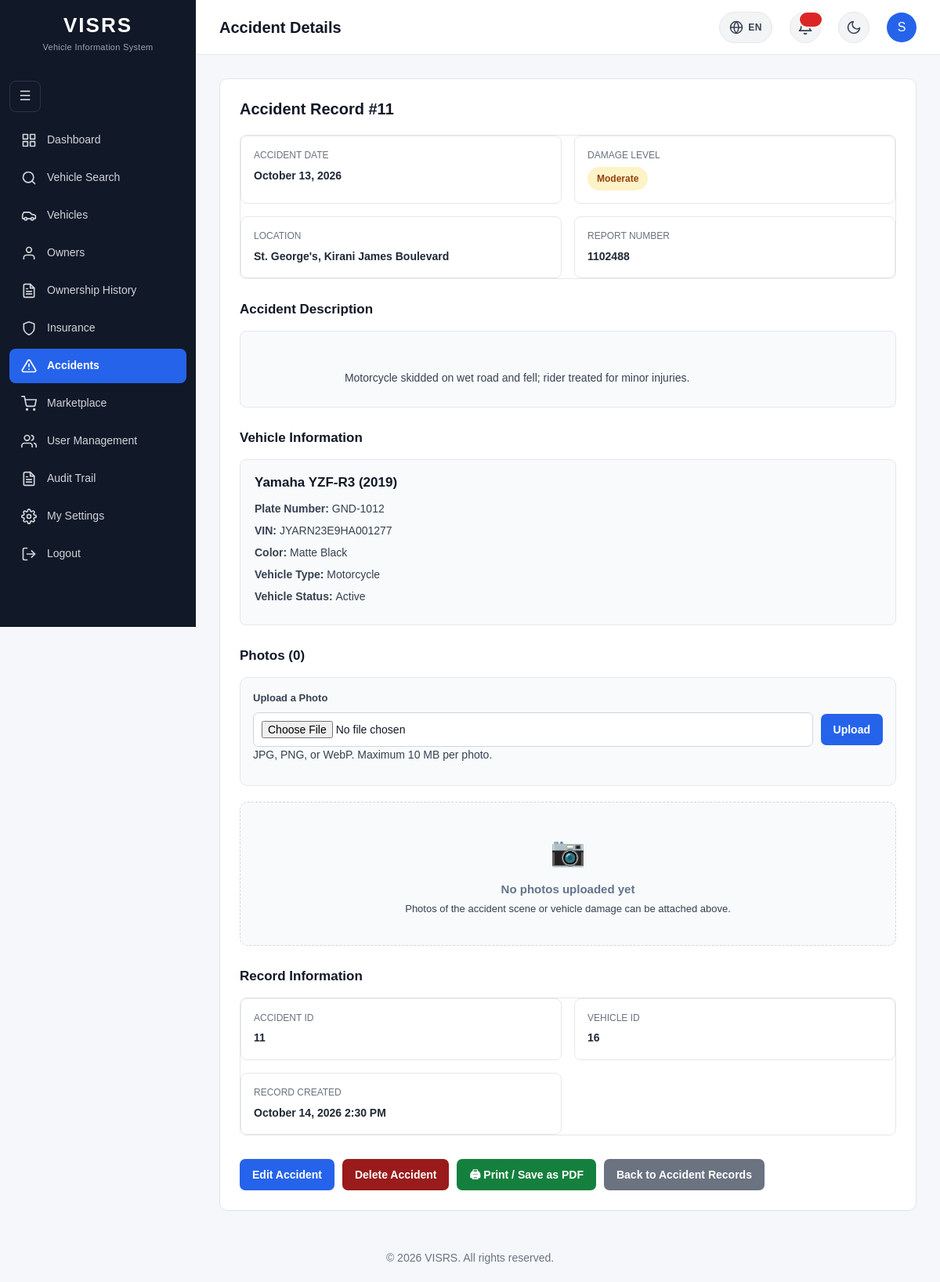
/accidents/view.php?id=11 (signed in), run on the app's committed database.
### tables this page shows
CREATE TABLE `accidents` (
  `AccidentID` int(11) NOT NULL,
  `VehicleID` int(11) NOT NULL,
  `AccidentDate` date NOT NULL,
  `Location` varchar(255) DEFAULT NULL,
  `Description` text DEFAULT NULL,
  `DamageLevel` enum('Minor','Moderate','Major','Severe') NOT NULL DEFAULT 'Minor',
  `ReportNumber` varchar(100) DEFAULT NULL,
  `CreatedAt` timestamp NOT NULL DEFAULT current_timestamp()
);

CREATE TABLE `vehicles` (
  `VehicleID` int(11) NOT NULL,
  `PlateNumber` varchar(20) NOT NULL,
  `VIN` varchar(50) NOT NULL,
  `OwnerID` int(11) NOT NULL,
  `SellerID` int(11) DEFAULT NULL,
  `Make` varchar(100) NOT NULL,
  `Model` varchar(100) NOT NULL,
  `VehicleYear` year(4) NOT NULL,
  `Mileage` int(10) UNSIGNED DEFAULT NULL,
  `LastServiceDate` date DEFAULT NULL,
  `OilChangeIntervalKm` int(10) UNSIGNED DEFAULT NULL,
  `LastOilChangeDate` date DEFAULT NULL,
  `LastOilChangeMileage` int(10) UNSIGNED DEFAULT NULL,
  `Color` varchar(50) DEFAULT NULL,
  `VehicleType` varchar(50) DEFAULT NULL,
  `EngineNumber` varchar(100) DEFAULT NULL,
  `RegistrationDate` date DEFAULT NULL,
  `Status` enum('Active','Inactive','Stolen','Sold') NOT NULL DEFAULT 'Active',
  `CreatedAt` timestamp NOT NULL DEFAULT current_timestamp()
);

### accidents/view.php (the view, shortened to what this page needs)
<?php
require_once "../includes/database.php";
$accidentID = (int) ($_GET["id"] ?? 0);
$stmt = $pdo->prepare("
    SELECT
        a.AccidentID,
        a.VehicleID,
        a.AccidentDate,
        a.Location,
        a.Description,
        a.DamageLevel,
        a.ReportNumber,
        a.CreatedAt,
        v.PlateNumber,
        v.VIN,
        v.Make,
        v.Model,
        v.VehicleYear,
        v.Color,
        v.VehicleType,
        v.EngineNumber,
        v.RegistrationDate,
        v.Status AS VehicleStatus,
        o.UserID AS OwnerUserID
    FROM accidents a
    INNER JOIN vehicles v
        ON a.VehicleID = v.VehicleID
    INNER JOIN owners o
        ON v.OwnerID = o.OwnerID
    WHERE a.AccidentID = ?
");
$stmt->execute([
    $accidentID
]);
$accident = $stmt->fetch();
    ?>
    <?php
$photoStmt = $pdo->prepare("
    SELECT
        p.PhotoID,
        p.OriginalName,
        p.StoredName,
        p.MimeType,
        p.FileSize,
        p.CreatedAt,
        u.FirstName,
        u.LastName
    FROM accident_photos p
    LEFT JOIN users u ON p.UploadedBy = u.UserID
    WHERE p.AccidentID = ?
    ORDER BY p.CreatedAt DESC
");
$photoStmt->execute([$accidentID]);
$accidentPhotos = $photoStmt->fetchAll();
$formattedAccidentDate = date(
    "F j, Y",
    strtotime($accident["AccidentDate"])
);
$formattedCreatedAt = date(
    "F j, Y g:i A",
    strtotime($accident["CreatedAt"])
);
$canManageAccidents = in_array(
    $_SESSION["Role"] ?? "",
    ["Admin", "Police"],
    true
);
$damageClass = match (
    $accident["DamageLevel"]
) {
    "Minor" =>
        "damage-minor",
    "Moderate" =>
        "damage-moderate",
    "Major" =>
        "damage-major",
    "Severe" =>
        "damage-severe",
    default =>
        ""
};
require_once "../includes/head.php";
?>
<body>
<div class="layout">
    <?php require_once "../includes/sidebar.php"; ?>
    <main class="main-content">
        <?php include __DIR__ . "/../includes/header.php"; ?>
        <div class="content">
            <div class="card">
                <h2>
                    Accident Record #<?= (int) $accident["AccidentID"] ?>
                </h2>
                <div class="detail-grid">
                    <div class="detail-box">
                        <span class="detail-label">
                            Accident Date
                        </span>
                        <span class="detail-value">
                            <?= htmlspecialchars(
                                $formattedAccidentDate
                            ) ?>
                        </span>
                    </div>
                    <div class="detail-box">
                        <span class="detail-label">
                            Damage Level
                        </span>
                        <span
                            class="damage-badge <?= htmlspecialchars(
                                $damageClass
                            ) ?>"
                        >
                            <?= htmlspecialchars(
                                $accident["DamageLevel"]
                            ) ?>
                        </span>
                    </div>
                    <div class="detail-box">
                        <span class="detail-label">
                            Location
                        </span>
                        <span class="detail-value">
                            <?= $accident["Location"]
                                ? htmlspecialchars(
                                    $accident["Location"]
                                )
                                : "Not specified"
                            ?>
                        </span>
                    </div>
                    <div class="detail-box">
                        <span class="detail-label">
                            Report Number
                        </span>
                        <span class="detail-value">
                            <?= $accident["ReportNumber"]
                                ? htmlspecialchars(
                                    $accident["ReportNumber"]
                                )
                                : "Not specified"
                            ?>
                        </span>
                    </div>
                </div>
                <div class="detail-section">
                    <h3>
                        Accident Description
                    </h3>
                    <div class="description-box">
                        <p>
                            <?= $accident["Description"]
                                ? htmlspecialchars(
                                    $accident["Description"]
                                )
                                : "No description was provided for this accident."
                            ?>
                        </p>
                    </div>
                </div>
                <div class="detail-section">
                    <h3>
                        Vehicle Information
                    </h3>
                    <div class="vehicle-summary">
                        <h3>
                            <?= htmlspecialchars(
                                $accident["Make"]
                            ) ?>
                            <?= htmlspecialchars(
                                $accident["Model"]
                            ) ?>
                            (<?= htmlspecialchars(
                                $accident["VehicleYear"]
                            ) ?>)
                        </h3>
                        <p>
                            <strong>
                                Plate Number:
                            </strong>
                            <?= htmlspecialchars(
                                $accident["PlateNumber"]
                            ) ?>
                        </p>
                        <p>
                            <strong>
                                VIN:
                            </strong>
                            <?= htmlspecialchars(
                                $accident["VIN"]
                            ) ?>
                        </p>
                        <p>
                            <strong>
                                Color:
                            </strong>
                            <?= $accident["Color"]
                                ? htmlspecialchars(
                                    $accident["Color"]
                                )
                                : "Not specified"
                            ?>
                        </p>
                        <p>
                            <strong>
                                Vehicle Type:
                            </strong>
                            <?= $accident["VehicleType"]
                                ? htmlspecialchars(
                                    $accident["VehicleType"]
                                )
                                : "Not specified"
                            ?>
                        </p>
                        <p>
                            <strong>
                                Vehicle Status:
                            </strong>
                            <?= htmlspecialchars(
                                $accident["VehicleStatus"]
                            ) ?>
                        </p>
                    </div>
                </div>
                <div class="detail-section">
                    <h3>
                        Photos (<?= count($accidentPhotos) ?>)
                    </h3>
                    <?php if ($canManageAccidents): ?>
                        <form
                            method="POST"
                            action="photos_upload.php"
                            enctype="multipart/form-data"
                            class="photo-upload-form"
                        >
                            <label for="photo">
                                Upload a Photo
                            </label>
                            <div class="photo-upload-row">
                                <input
                                    type="file"
                                    id="photo"
                                    name="photo"
                                    accept="image/jpeg,image/png,image/webp"
                                    required
                                >
                                <button
                                    type="submit"
                                    class="button"
                                >
                                    Upload
                                </button>
                            </div>
                            <p class="photo-upload-hint">
                                JPG, PNG, or WebP. Maximum 10 MB per photo.
                            </p>
                        </form>
                    <?php endif; ?>
                    <?php if (empty($accidentPhotos)): ?>
                        <div class="photo-empty">
                            <div class="photo-empty-icon">
                                📷
                            </div>
                            <strong style="display:block; margin-bottom:4px;">
                                No photos uploaded yet
                            </strong>
                            <p style="margin:0; font-size:13px;">
                                Photos of the accident scene or vehicle
                                damage can be attached above.
                            </p>
                        </div>
                    <?php endif; ?>
                </div>
                <div class="detail-section">
                    <h3>
                        Record Information
                    </h3>
                    <div class="detail-grid">
                        <div class="detail-box">
                            <span class="detail-label">
                                Accident ID
                            </span>
                            <span class="detail-value">
                                <?= (int) $accident["AccidentID"] ?>
                            </span>
                        </div>
                        <div class="detail-box">
                            <span class="detail-label">
                                Vehicle ID
                            </span>
                            <span class="detail-value">
                                <?= (int) $accident["VehicleID"] ?>
                            </span>
                        </div>
                        <div class="detail-box">
                            <span class="detail-label">
                                Record Created
                            </span>
                            <span class="detail-value">
                                <?= htmlspecialchars(
                                    $formattedCreatedAt
                                ) ?>
                            </span>
                        </div>
                    </div>
                </div>
                <div class="page-actions">
                    <?php if ($canManageAccidents): ?>
                        <a
                            href="edit.php?id=<?= (int) $accident["AccidentID"] ?>"
                            class="button"
                        >
                            Edit Accident
                        </a>
                        <a
                            href="delete.php?id=<?= (int) $accident["AccidentID"] ?>"
                            class="button delete-button"
                        >
                            Delete Accident
                        </a>
                    <?php endif; ?>
                    <button
                        type="button"
                        onclick="window.print()"
                        class="button"
                        style="background:#15803d;"
                    >
                        🖨 Print / Save as PDF
                    </button>
                    <a
                        href="index.php"
                        class="button button-secondary"
                    >
                        Back to Accident Records
                    </a>
                </div>
            </div>
        </div>
    </main>
</div>
<?php require_once "../includes/footer.php"; ?>

### data on the page
accidents: AccidentID "11", AccidentDate "October 13, 2026", DamageLevel "Moderate", Location "St. George's, Kirani James Boulevard", ReportNumber "1102488", Description "Motorcycle skidded on wet road and fell; rider treated for minor injuries.", VehicleID.Make "Yamaha", VehicleID.Model "YZF-R3", VehicleID.VehicleYear "2019", VehicleID.PlateNumber "GND-1012", VehicleID.VIN "JYARN23E9HA001277", VehicleID.Color "Matte Black", VehicleID.VehicleType "Motorcycle", VehicleID.Status "Active", VehicleID "16", CreatedAt "October 14, 2026 2:30 PM"

### other printed values
$pageTitle "Accident Details"
substr($headerFirstName, 0, 1) "S"
count($accidentPhotos) "0"
